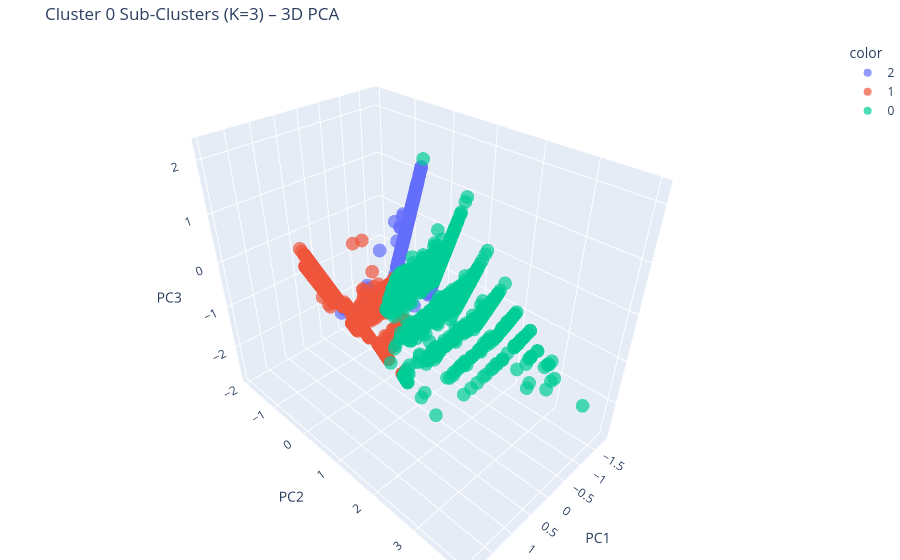

Notebook code cell kept with this figure:
### Code cell
# ============================================================
# 5. 3D Interactive Visualization
# ============================================================

pca_c0_3d = PCA(n_components=3)
pca_c0_3d_data = pca_c0_3d.fit_transform(df_scaled_c0)

df_pca_c0 = pd.DataFrame(
    pca_c0_3d_data,
    columns=['PC1', 'PC2', 'PC3'],
    index=df_scaled_c0.index
)

fig = px.scatter_3d(
    df_pca_c0,
    x='PC1', y='PC2', z='PC3',
    color=df_final_c0['SubCluster'].astype(str),
    hover_name=df_final_c0['name'],
    hover_data={'market': df_final_c0['market']},
    title=f'Cluster 0 Sub-Clusters (K={SUB_K}) – 3D PCA',
    opacity=0.7
)
fig.update_layout(margin=dict(l=0, r=0, b=0, t=40))
fig.show()

### Figure 1 — Plotly figure (JSON) as saved in the notebook; plotly's stock layout.template omitted (floating-point values rounded to 4 significant figures; data arrays with more than 128 entries replaced by an {"elided": "..."} marker saying what was removed)
{"data": [{"customdata": {"elided": "9086x1 str values"}, "hovertemplate": "<b>%{hovertext}</b><br><br>color=2<br>PC1=%{x}<br>PC2=%{y}<br>PC3=%{z}<br>market=%{customdata[0]}<extra></extra>", "hovertext": {"elided": "9086 str values"}, "legendgroup": "2", "marker": {"color": "#636efa", "opacity": 0.7, "symbol": "circle"}, "mode": "markers", "name": "2", "scene": "scene", "showlegend": true, "type": "scatter3d", "x": {"elided": "9086 float values"}, "y": {"elided": "9086 float values"}, "z": {"elided": "9086 float values"}}, {"customdata": {"elided": "10902x1 str values"}, "hovertemplate": "<b>%{hovertext}</b><br><br>color=1<br>PC1=%{x}<br>PC2=%{y}<br>PC3=%{z}<br>market=%{customdata[0]}<extra></extra>", "hovertext": {"elided": "10902 str values"}, "legendgroup": "1", "marker": {"color": "#EF553B", "opacity": 0.7, "symbol": "circle"}, "mode": "markers", "name": "1", "scene": "scene", "showlegend": true, "type": "scatter3d", "x": {"elided": "10902 float values"}, "y": {"elided": "10902 float values"}, "z": {"elided": "10902 float values"}}, {"customdata": {"elided": "4114x1 str values"}, "hovertemplate": "<b>%{hovertext}</b><br><br>color=0<br>PC1=%{x}<br>PC2=%{y}<br>PC3=%{z}<br>market=%{customdata[0]}<extra></extra>", "hovertext": {"elided": "4114 str values"}, "legendgroup": "0", "marker": {"color": "#00cc96", "opacity": 0.7, "symbol": "circle"}, "mode": "markers", "name": "0", "scene": "scene", "showlegend": true, "type": "scatter3d", "x": {"elided": "4114 float values"}, "y": {"elided": "4114 float values"}, "z": {"elided": "4114 float values"}}], "layout": {"legend": {"title": {"text": "color"}, "tracegroupgap": 0}, "margin": {"b": 0, "l": 0, "r": 0, "t": 40}, "scene": {"domain": {"x": [0, 1], "y": [0, 1]}, "xaxis": {"title": {"text": "PC1"}}, "yaxis": {"title": {"text": "PC2"}}, "zaxis": {"title": {"text": "PC3"}}}, "title": {"text": "Cluster 0 Sub-Clusters (K=3) – 3D PCA"}}}
